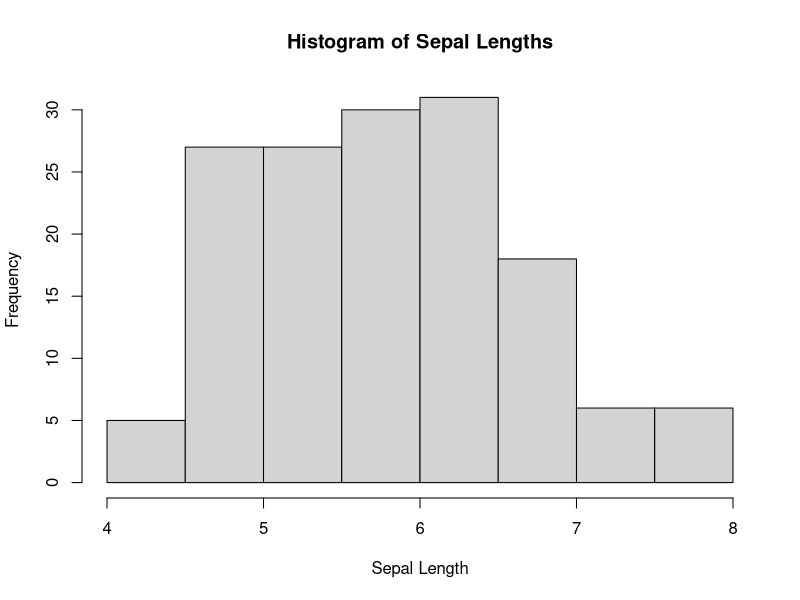
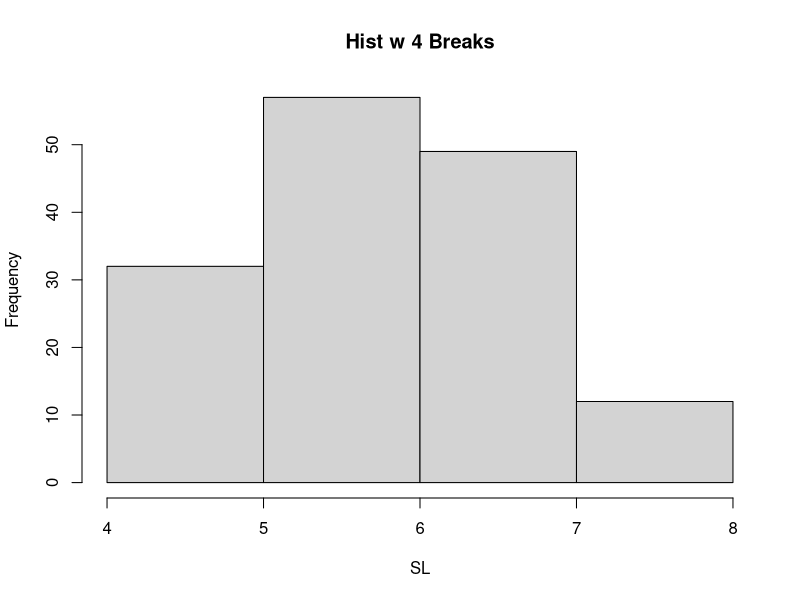
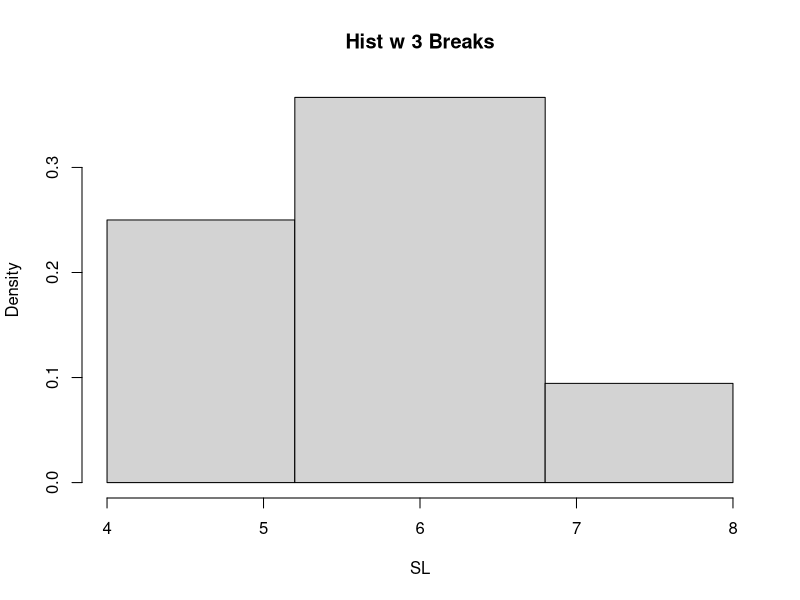

The R source for these figures, in order:
# My histogram

# Measurements in centimeters for 50 flowers
# Species: setosa, versicolor, virginica 
data("iris")


# Create basic Histogram, breaks fm 4 to 8 in 1/2 centimeters (8)
hist(iris$Sepal.Length, xlab = "Sepal Length", main = "Histogram of Sepal Lengths")

# Fun w breaks: Single num, vector w brkpts, or a fn
hist(iris$Sepal.Length, breaks = 4, xlab = "SL", main = "Hist w 4 Breaks")
hist(iris$Sepal.Length, breaks = c(4, 5.2, 6.8, 8), xlab = "SL", main = "Hist w 3 Breaks")



